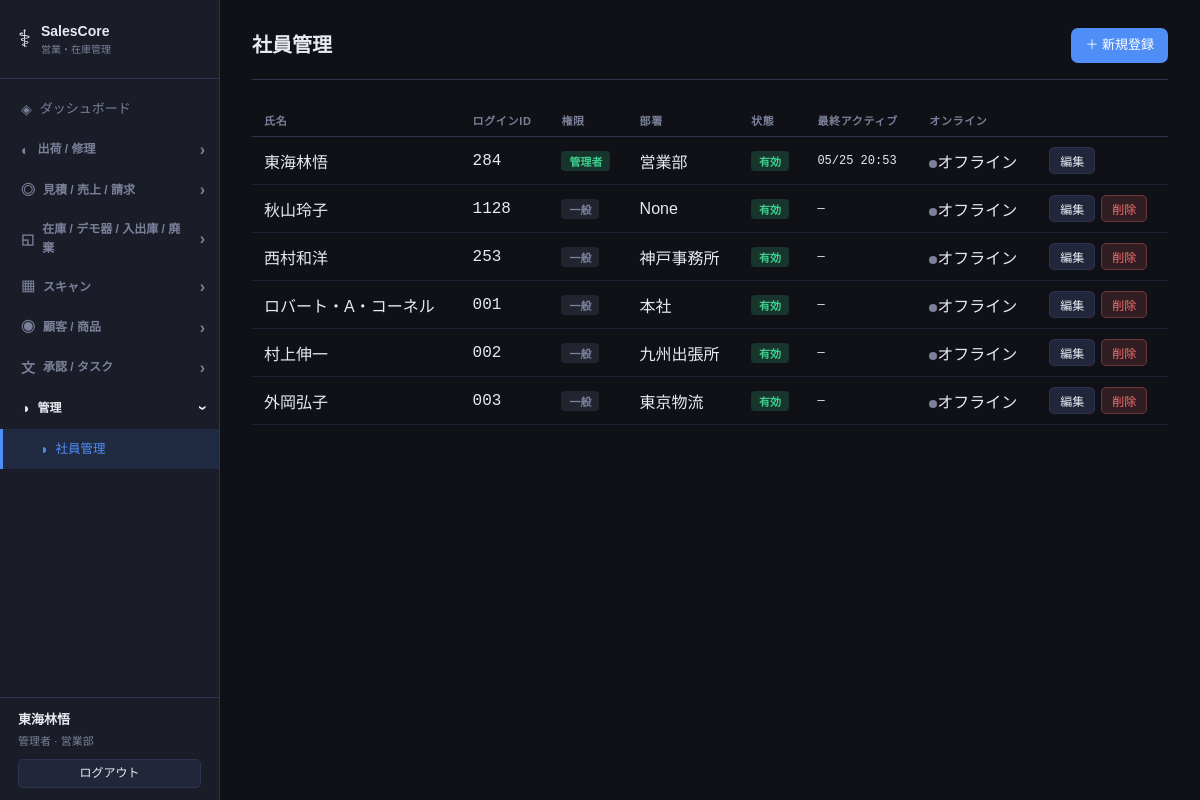
/staff (signed in), run on an earlier commit of the app's database.
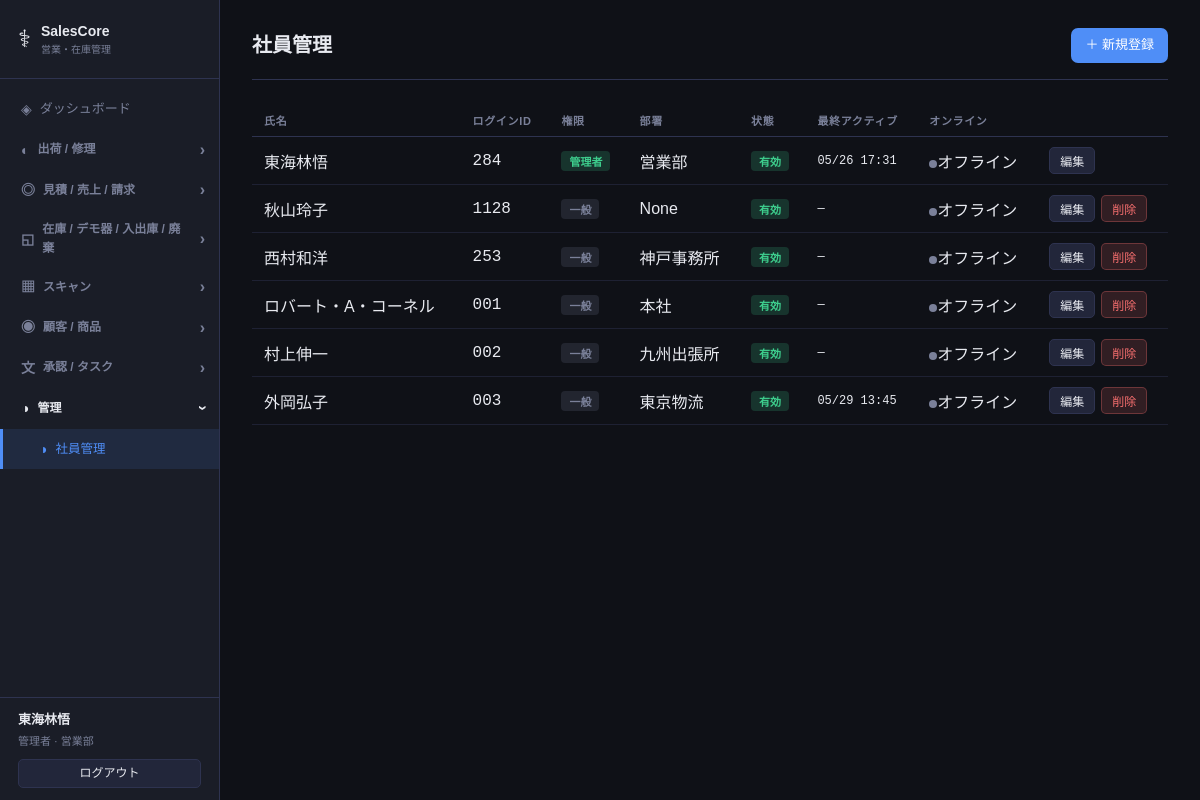
And on a later commit of the database.
### models.py (models this page shows)
class Base(DeclarativeBase):
    pass

class Staff(Base):
    __tablename__ = "staffs"
    id = Column(Integer, primary_key=True, autoincrement=True)
    name = Column(String(100), nullable=False)
    login_id = Column(String(50), unique=True, nullable=False)
    password_hash = Column(String(200), nullable=False)
    role = Column(String(20), default="user")
    department = Column(String(100), nullable=True)
    email = Column(String(200), nullable=True)
    is_active = Column(Boolean, default=True)
    last_active_at = Column(DateTime, nullable=True)
    last_active_page = Column(String(200), nullable=True)
    created_at = Column(DateTime, default=datetime.now)

### routers/staff.py (the view)
@router.get("/staff", response_class=HTMLResponse)
def list_staff(request: Request, db: Session = Depends(get_db)):
    current = get_staff_or_redirect(request, db)
    if not current:
        return RedirectResponse("/login", status_code=303)
    if current.role != "admin":
        return RedirectResponse("/", status_code=303)
    staffs = db.query(Staff).order_by(Staff.id).all()
    now = datetime.now()
    return templates.TemplateResponse("staff/list.html", {
        "request": request, "staffs": staffs, "current": current, "now": now
    })

### templates/staff/list.html (shortened to what this page needs)
﻿{% extends "base.html" %}
{% block content %}
<div class="page-header">
  <h1 class="page-title">社員管理</h1>
  <a href="/staff/new" class="btn btn-primary">＋ 新規登録</a>
</div>
<div class="table-wrap">
  <table class="table">
    <thead><tr><th>氏名</th><th>ログインID</th><th>権限</th><th>部署</th><th>状態</th><th>最終アクティブ</th><th>オンライン</th><th></th></tr></thead>
    <tbody>
      {% for s in staffs %}
      {% set diff = (now - s.last_active_at).total_seconds() if s.last_active_at else 999999 %}
      {% set is_online = diff < 300 %}
      <tr>
        <td>{{ s.name }}</td>
        <td class="mono">{{ s.login_id }}</td>
        <td><span class="badge {{ 'badge-accepted' if s.role == 'admin' else 'badge-draft' }}">{{ "管理者" if s.role == "admin" else "一般" }}</span></td>
        <td>{{ s.department or "―" }}</td>
        <td><span class="badge {{ 'badge-accepted' if s.is_active else 'badge-rejected' }}">{{ "有効" if s.is_active else "無効" }}</span></td>
        <td class="mono text-sm">{{ s.last_active_at.strftime("%m/%d %H:%M") if s.last_active_at else "―" }}</td>
        <td><span class="online-dot {{ 'online' if is_online else 'offline' }}"></span>{{ "オンライン" if is_online else "オフライン" }}</td>
        <td class="actions">
          <a href="/staff/{{ s.id }}/edit" class="btn btn-sm btn-ghost">編集</a>
          {% if s.id != current.id %}
          <form method="post" action="/staff/{{ s.id }}/delete" style="display:inline" onsubmit="return confirm('削除しますか？')">
            <button class="btn btn-sm btn-danger">削除</button>
          </form>
          {% endif %}
        </td>
      </tr>
      {% endfor %}
    </tbody>
  </table>
</div>
{% endblock %}

### templates/base.html (shortened to what this page needs)
<!DOCTYPE html>
<html lang="ja">
<head>
  <link rel="stylesheet" href="/static/css/style.css">
</head>
<body>
  <nav class="sidebar" id="sidebar">
    <div class="logo">
      <span class="logo-icon">⚕</span>
      <div>
        <div class="logo-title">SalesCore</div>
        <div class="logo-sub">営業・在庫管理</div>
      </div>
    </div>
    <ul class="nav-list">
      <li><a href="/" class="nav-link {% if request.url.path == '/' %}active{% endif %}" onclick="closeMenu()"><span class="nav-icon">◈</span> ダッシュボード</a></li>
      {% set grp1_active = ('/shipments' in request.url.path and '/repairs' not in request.url.path) or '/repairs' in request.url.path %}
      <li class="nav-group-item">
        <div class="nav-group-header {% if grp1_active %}open{% endif %}" onclick="toggleGroup('grp-shipment')">
          <span class="nav-icon">◐</span> 出荷 / 修理 <span class="nav-arrow">›</span>
        </div>
      </li>
      {% set grp2_active = '/quotes' in request.url.path or '/sales' in request.url.path or '/invoices' in request.url.path %}
      <li class="nav-group-item">
        <div class="nav-group-header {% if grp2_active %}open{% endif %}" onclick="toggleGroup('grp-sales')">
          <span class="nav-icon">◎</span> 見積 / 売上 / 請求 <span class="nav-arrow">›</span>
        </div>
      </li>
      {% set grp3_active = request.url.path == '/inventory' or 'history' in request.url.path or 'disposal' in request.url.path or '/demo' in request.url.path %}
      <li class="nav-group-item">
        <div class="nav-group-header {% if grp3_active %}open{% endif %}" onclick="toggleGroup('grp-inventory')">
          <span class="nav-icon">◱</span> 在庫 / デモ器 / 入出庫 / 廃棄 <span class="nav-arrow">›</span>
        </div>
      </li>
      {% set grp4_active = '/barcode' in request.url.path %}
      <li class="nav-group-item">
        <div class="nav-group-header {% if grp4_active %}open{% endif %}" onclick="toggleGroup('grp-scan')">
          <span class="nav-icon">▦</span> スキャン <span class="nav-arrow">›</span>
        </div>
      </li>
      {% set grp5_active = '/customers' in request.url.path or '/products' in request.url.path %}
      <li class="nav-group-item">
        <div class="nav-group-header {% if grp5_active %}open{% endif %}" onclick="toggleGroup('grp-customer')">
          <span class="nav-icon">◉</span> 顧客 / 商品 <span class="nav-arrow">›</span>
        </div>
      </li>
      {% set grp6_active = '/approval' in request.url.path or '/tasks' in request.url.path %}
      <li class="nav-group-item">
        <div class="nav-group-header {% if grp6_active %}open{% endif %}" onclick="toggleGroup('grp-approval')">
          <span class="nav-icon">文</span> 承認 / タスク <span class="nav-arrow">›</span>
        </div>
      </li>
      {% if request.state.staff and request.state.staff["role"] == "admin" %}
      {% set grp7_active = '/staff' in request.url.path %}
      <li class="nav-group-item">
        <div class="nav-group-header {% if grp7_active %}open{% endif %}" onclick="toggleGroup('grp-admin')">
          <span class="nav-icon">◑</span> 管理 <span class="nav-arrow">›</span>
        </div>
        <ul class="nav-group {% if grp7_active %}open{% endif %}" id="grp-admin">
          <li><a href="/staff" class="nav-link {% if '/staff' in request.url.path %}active{% endif %}" onclick="closeMenu()"><span class="nav-icon">◑</span> 社員管理</a></li>
        </ul>
      </li>
      {% endif %}
    </ul>
    <div class="sidebar-user">
      {% if request.state.staff %}
      <div class="sidebar-user-name">{{ request.state.staff["name"] }}</div>
      <div class="sidebar-user-role">{{ "管理者" if request.state.staff["role"] == "admin" else "一般" }}{% if request.state.staff["department"] %} · {{ request.state.staff["department"] }}{% endif %}</div>
      <a href="/logout" class="btn btn-ghost btn-sm" style="margin-top:8px;width:100%;justify-content:center">ログアウト</a>
      {% endif %}
    </div>
  </nav>
  <main class="main">
    <div class="content">
      {% block content %}{% endblock %}
    </div>
  </main>
</body>
</html>

What changed in the data, as far as the page shows it:
changed Staff "東海林悟": last_active_at "05/25 20:53" → "05/26 17:31"
changed Staff "外岡弘子": last_active_at "―" → "05/29 13:45"
